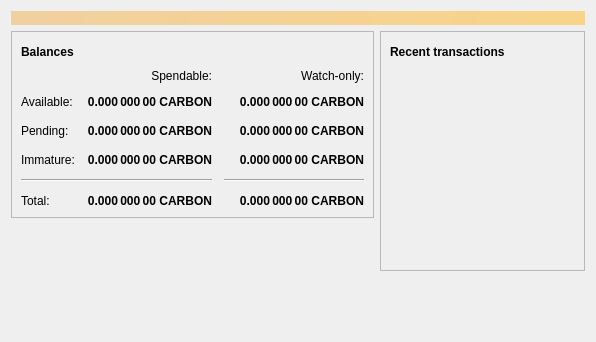
<?xml version="1.0" encoding="UTF-8"?>
<ui version="4.0">
 <class>OverviewPage</class>
 <widget class="QWidget" name="OverviewPage">
  <property name="geometry">
   <rect>
    <x>0</x>
    <y>0</y>
    <width>596</width>
    <height>342</height>
   </rect>
  </property>
  <property name="windowTitle">
   <string>Form</string>
  </property>
  <layout class="QVBoxLayout" name="topLayout">
   <item>
    <widget class="QLabel" name="labelAlerts">
     <property name="visible">
      <bool>false</bool>
     </property>
     <property name="styleSheet">
      <string notr="true">QLabel { background-color: qlineargradient(x1: 0, y1: 0, x2: 1, y2: 0, stop:0 #F0D0A0, stop:1 #F8D488); color:#000000; }</string>
     </property>
     <property name="wordWrap">
      <bool>true</bool>
     </property>
     <property name="margin">
      <number>3</number>
     </property>
     <property name="textInteractionFlags">
      <set>Qt::TextSelectableByMouse</set>
     </property>
    </widget>
   </item>
   <item>
    <layout class="QHBoxLayout" name="horizontalLayout" stretch="1,1">
     <item>
      <layout class="QVBoxLayout" name="verticalLayout_2">
       <item>
        <widget class="QFrame" name="frame">
         <property name="frameShape">
          <enum>QFrame::StyledPanel</enum>
         </property>
         <property name="frameShadow">
          <enum>QFrame::Raised</enum>
         </property>
         <layout class="QVBoxLayout" name="verticalLayout_4">
          <item>
           <layout class="QHBoxLayout" name="horizontalLayout_4">
            <item>
             <widget class="QLabel" name="label_5">
              <property name="font">
               <font>
                <weight>75</weight>
                <bold>true</bold>
               </font>
              </property>
              <property name="text">
               <string>Balances</string>
              </property>
             </widget>
            </item>
            <item>
             <widget class="QPushButton" name="labelWalletStatus">
              <property name="enabled">
               <bool>true</bool>
              </property>
              <property name="maximumSize">
               <size>
                <width>30</width>
                <height>16777215</height>
               </size>
              </property>
              <property name="toolTip">
               <string>The displayed information may be out of date. Your wallet automatically synchronizes with the Carboncoin network after a connection is established, but this process has not completed yet.</string>
              </property>
              <property name="text">
               <string/>
              </property>
              <property name="icon">
               <iconset resource="../carboncoin.qrc">
                <normaloff>:/icons/warning</normaloff>
                <disabledoff>:/icons/warning</disabledoff>:/icons/warning</iconset>
              </property>
              <property name="iconSize">
               <size>
                <width>24</width>
                <height>24</height>
               </size>
              </property>
              <property name="flat">
               <bool>true</bool>
              </property>
             </widget>
            </item>
            <item>
             <spacer name="horizontalSpacer_3">
              <property name="orientation">
               <enum>Qt::Horizontal</enum>
              </property>
              <property name="sizeHint" stdset="0">
               <size>
                <width>40</width>
                <height>20</height>
               </size>
              </property>
             </spacer>
            </item>
           </layout>
          </item>
          <item>
           <layout class="QGridLayout" name="gridLayout">
            <property name="spacing">
             <number>12</number>
            </property>
            <item row="2" column="2">
             <widget class="QLabel" name="labelWatchPending">
              <property name="font">
               <font>
                <weight>75</weight>
                <bold>true</bold>
               </font>
              </property>
              <property name="cursor">
               <cursorShape>IBeamCursor</cursorShape>
              </property>
              <property name="toolTip">
               <string>Unconfirmed transactions to watch-only addresses</string>
              </property>
              <property name="text">
               <string notr="true">0.000 000 00 CARBON</string>
              </property>
              <property name="alignment">
               <set>Qt::AlignRight|Qt::AlignTrailing|Qt::AlignVCenter</set>
              </property>
              <property name="textInteractionFlags">
               <set>Qt::LinksAccessibleByMouse|Qt::TextSelectableByKeyboard|Qt::TextSelectableByMouse</set>
              </property>
             </widget>
            </item>
            <item row="2" column="1">
             <widget class="QLabel" name="labelUnconfirmed">
              <property name="font">
               <font>
                <weight>75</weight>
                <bold>true</bold>
               </font>
              </property>
              <property name="cursor">
               <cursorShape>IBeamCursor</cursorShape>
              </property>
              <property name="toolTip">
               <string>Total of transactions that have yet to be confirmed, and do not yet count toward the spendable balance</string>
              </property>
              <property name="text">
               <string notr="true">0.000 000 00 CARBON</string>
              </property>
              <property name="alignment">
               <set>Qt::AlignRight|Qt::AlignTrailing|Qt::AlignVCenter</set>
              </property>
              <property name="textInteractionFlags">
               <set>Qt::LinksAccessibleByMouse|Qt::TextSelectableByKeyboard|Qt::TextSelectableByMouse</set>
              </property>
             </widget>
            </item>
            <item row="3" column="2">
             <widget class="QLabel" name="labelWatchImmature">
              <property name="font">
               <font>
                <weight>75</weight>
                <bold>true</bold>
               </font>
              </property>
              <property name="cursor">
               <cursorShape>IBeamCursor</cursorShape>
              </property>
              <property name="toolTip">
               <string>Mined balance in watch-only addresses that has not yet matured</string>
              </property>
              <property name="text">
               <string notr="true">0.000 000 00 CARBON</string>
              </property>
              <property name="alignment">
               <set>Qt::AlignRight|Qt::AlignTrailing|Qt::AlignVCenter</set>
              </property>
              <property name="textInteractionFlags">
               <set>Qt::LinksAccessibleByMouse|Qt::TextSelectableByKeyboard|Qt::TextSelectableByMouse</set>
              </property>
             </widget>
            </item>
            <item row="4" column="0" colspan="2">
             <widget class="Line" name="line">
              <property name="orientation">
               <enum>Qt::Horizontal</enum>
              </property>
             </widget>
            </item>
            <item row="4" column="2">
             <widget class="Line" name="lineWatchBalance">
              <property name="sizePolicy">
               <sizepolicy hsizetype="Preferred" vsizetype="Fixed">
                <horstretch>0</horstretch>
                <verstretch>0</verstretch>
               </sizepolicy>
              </property>
              <property name="minimumSize">
               <size>
                <width>140</width>
                <height>0</height>
               </size>
              </property>
              <property name="orientation">
               <enum>Qt::Horizontal</enum>
              </property>
             </widget>
            </item>
            <item row="5" column="0">
             <widget class="QLabel" name="labelTotalText">
              <property name="text">
               <string>Total:</string>
              </property>
             </widget>
            </item>
            <item row="3" column="1">
             <widget class="QLabel" name="labelImmature">
              <property name="font">
               <font>
                <weight>75</weight>
                <bold>true</bold>
               </font>
              </property>
              <property name="cursor">
               <cursorShape>IBeamCursor</cursorShape>
              </property>
              <property name="toolTip">
               <string>Mined balance that has not yet matured</string>
              </property>
              <property name="text">
               <string notr="true">0.000 000 00 CARBON</string>
              </property>
              <property name="alignment">
               <set>Qt::AlignRight|Qt::AlignTrailing|Qt::AlignVCenter</set>
              </property>
              <property name="textInteractionFlags">
               <set>Qt::LinksAccessibleByMouse|Qt::TextSelectableByKeyboard|Qt::TextSelectableByMouse</set>
              </property>
             </widget>
            </item>
            <item row="2" column="3">
             <spacer name="horizontalSpacer_2">
              <property name="orientation">
               <enum>Qt::Horizontal</enum>
              </property>
              <property name="sizeHint" stdset="0">
               <size>
                <width>40</width>
                <height>20</height>
               </size>
              </property>
             </spacer>
            </item>
            <item row="3" column="0">
             <widget class="QLabel" name="labelImmatureText">
              <property name="text">
               <string>Immature:</string>
              </property>
             </widget>
            </item>
            <item row="5" column="1">
             <widget class="QLabel" name="labelTotal">
              <property name="font">
               <font>
                <weight>75</weight>
                <bold>true</bold>
               </font>
              </property>
              <property name="cursor">
               <cursorShape>IBeamCursor</cursorShape>
              </property>
              <property name="toolTip">
               <string>Your current total balance</string>
              </property>
              <property name="text">
               <string notr="true">0.000 000 00 CARBON</string>
              </property>
              <property name="alignment">
               <set>Qt::AlignRight|Qt::AlignTrailing|Qt::AlignVCenter</set>
              </property>
              <property name="textInteractionFlags">
               <set>Qt::LinksAccessibleByMouse|Qt::TextSelectableByKeyboard|Qt::TextSelectableByMouse</set>
              </property>
             </widget>
            </item>
            <item row="5" column="2">
             <widget class="QLabel" name="labelWatchTotal">
              <property name="font">
               <font>
                <weight>75</weight>
                <bold>true</bold>
               </font>
              </property>
              <property name="cursor">
               <cursorShape>IBeamCursor</cursorShape>
              </property>
              <property name="toolTip">
               <string>Current total balance in watch-only addresses</string>
              </property>
              <property name="text">
               <string notr="true">0.000 000 00 CARBON</string>
              </property>
              <property name="alignment">
               <set>Qt::AlignRight|Qt::AlignTrailing|Qt::AlignVCenter</set>
              </property>
              <property name="textInteractionFlags">
               <set>Qt::LinksAccessibleByMouse|Qt::TextSelectableByKeyboard|Qt::TextSelectableByMouse</set>
              </property>
             </widget>
            </item>
            <item row="0" column="2">
             <widget class="QLabel" name="labelWatchonly">
              <property name="text">
               <string>Watch-only:</string>
              </property>
              <property name="alignment">
               <set>Qt::AlignRight|Qt::AlignTrailing|Qt::AlignVCenter</set>
              </property>
             </widget>
            </item>
            <item row="1" column="0">
             <widget class="QLabel" name="labelBalanceText">
              <property name="text">
               <string>Available:</string>
              </property>
             </widget>
            </item>
            <item row="1" column="1">
             <widget class="QLabel" name="labelBalance">
              <property name="font">
               <font>
                <weight>75</weight>
                <bold>true</bold>
               </font>
              </property>
              <property name="cursor">
               <cursorShape>IBeamCursor</cursorShape>
              </property>
              <property name="toolTip">
               <string>Your current spendable balance</string>
              </property>
              <property name="text">
               <string notr="true">0.000 000 00 CARBON</string>
              </property>
              <property name="alignment">
               <set>Qt::AlignRight|Qt::AlignTrailing|Qt::AlignVCenter</set>
              </property>
              <property name="textInteractionFlags">
               <set>Qt::LinksAccessibleByMouse|Qt::TextSelectableByKeyboard|Qt::TextSelectableByMouse</set>
              </property>
             </widget>
            </item>
            <item row="1" column="2">
             <widget class="QLabel" name="labelWatchAvailable">
              <property name="font">
               <font>
                <weight>75</weight>
                <bold>true</bold>
               </font>
              </property>
              <property name="cursor">
               <cursorShape>IBeamCursor</cursorShape>
              </property>
              <property name="toolTip">
               <string>Your current balance in watch-only addresses</string>
              </property>
              <property name="text">
               <string notr="true">0.000 000 00 CARBON</string>
              </property>
              <property name="alignment">
               <set>Qt::AlignRight|Qt::AlignTrailing|Qt::AlignVCenter</set>
              </property>
              <property name="textInteractionFlags">
               <set>Qt::LinksAccessibleByMouse|Qt::TextSelectableByKeyboard|Qt::TextSelectableByMouse</set>
              </property>
             </widget>
            </item>
            <item row="2" column="0">
             <widget class="QLabel" name="labelPendingText">
              <property name="text">
               <string>Pending:</string>
              </property>
             </widget>
            </item>
            <item row="0" column="1">
             <widget class="QLabel" name="labelSpendable">
              <property name="text">
               <string>Spendable:</string>
              </property>
              <property name="alignment">
               <set>Qt::AlignRight|Qt::AlignTrailing|Qt::AlignVCenter</set>
              </property>
             </widget>
            </item>
           </layout>
          </item>
         </layout>
        </widget>
       </item>
       <item>
        <spacer name="verticalSpacer">
         <property name="orientation">
          <enum>Qt::Vertical</enum>
         </property>
         <property name="sizeHint" stdset="0">
          <size>
           <width>20</width>
           <height>40</height>
          </size>
         </property>
        </spacer>
       </item>
      </layout>
     </item>
     <item>
      <layout class="QVBoxLayout" name="verticalLayout_3">
       <item>
        <widget class="QFrame" name="frame_2">
         <property name="frameShape">
          <enum>QFrame::StyledPanel</enum>
         </property>
         <property name="frameShadow">
          <enum>QFrame::Raised</enum>
         </property>
         <layout class="QVBoxLayout" name="verticalLayout">
          <item>
           <layout class="QHBoxLayout" name="horizontalLayout_2">
            <item>
             <widget class="QLabel" name="label_4">
              <property name="font">
               <font>
                <weight>75</weight>
                <bold>true</bold>
               </font>
              </property>
              <property name="text">
               <string>Recent transactions</string>
              </property>
             </widget>
            </item>
            <item>
             <widget class="QPushButton" name="labelTransactionsStatus">
              <property name="enabled">
               <bool>true</bool>
              </property>
              <property name="maximumSize">
               <size>
                <width>30</width>
                <height>16777215</height>
               </size>
              </property>
              <property name="toolTip">
               <string>The displayed information may be out of date. Your wallet automatically synchronizes with the Carboncoin network after a connection is established, but this process has not completed yet.</string>
              </property>
              <property name="text">
               <string/>
              </property>
              <property name="icon">
               <iconset resource="../carboncoin.qrc">
                <normaloff>:/icons/warning</normaloff>
                <disabledoff>:/icons/warning</disabledoff>:/icons/warning</iconset>
              </property>
              <property name="iconSize">
               <size>
                <width>24</width>
                <height>24</height>
               </size>
              </property>
              <property name="flat">
               <bool>true</bool>
              </property>
             </widget>
            </item>
            <item>
             <spacer name="horizontalSpacer">
              <property name="orientation">
               <enum>Qt::Horizontal</enum>
              </property>
              <property name="sizeHint" stdset="0">
               <size>
                <width>40</width>
                <height>20</height>
               </size>
              </property>
             </spacer>
            </item>
           </layout>
          </item>
          <item>
           <widget class="QListView" name="listTransactions">
            <property name="styleSheet">
             <string notr="true">QListView { background: transparent; }</string>
            </property>
            <property name="frameShape">
             <enum>QFrame::NoFrame</enum>
            </property>
            <property name="verticalScrollBarPolicy">
             <enum>Qt::ScrollBarAlwaysOff</enum>
            </property>
            <property name="horizontalScrollBarPolicy">
             <enum>Qt::ScrollBarAlwaysOff</enum>
            </property>
            <property name="selectionMode">
             <enum>QAbstractItemView::NoSelection</enum>
            </property>
           </widget>
          </item>
         </layout>
        </widget>
       </item>
       <item>
        <spacer name="verticalSpacer_2">
         <property name="orientation">
          <enum>Qt::Vertical</enum>
         </property>
         <property name="sizeHint" stdset="0">
          <size>
           <width>20</width>
           <height>40</height>
          </size>
         </property>
        </spacer>
       </item>
      </layout>
     </item>
    </layout>
   </item>
  </layout>
 </widget>
 <resources/>
 <connections/>
</ui>
